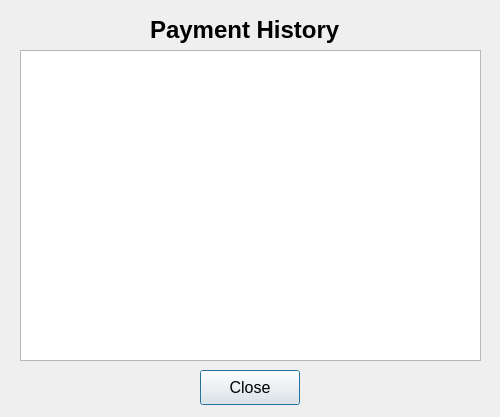
<?xml version="1.0" encoding="UTF-8"?>
<ui version="4.0">
 <class>ViewPaymentsDialog</class>
 <widget class="QDialog" name="ViewPaymentsDialog">
  <property name="geometry">
   <rect>
    <x>0</x>
    <y>0</y>
    <width>500</width>
    <height>417</height>
   </rect>
  </property>
  <property name="font">
   <font>
    <pointsize>12</pointsize>
   </font>
  </property>
  <property name="windowTitle">
   <string>Dialog</string>
  </property>
  <widget class="QTableWidget" name="tablePayments">
   <property name="geometry">
    <rect>
     <x>20</x>
     <y>50</y>
     <width>461</width>
     <height>311</height>
    </rect>
   </property>
  </widget>
  <widget class="QLabel" name="lblTitle">
   <property name="geometry">
    <rect>
     <x>150</x>
     <y>10</y>
     <width>200</width>
     <height>40</height>
    </rect>
   </property>
   <property name="font">
    <font>
     <pointsize>18</pointsize>
     <bold>true</bold>
    </font>
   </property>
   <property name="text">
    <string>Payment History</string>
   </property>
  </widget>
  <widget class="QPushButton" name="btnClose">
   <property name="geometry">
    <rect>
     <x>200</x>
     <y>370</y>
     <width>100</width>
     <height>35</height>
    </rect>
   </property>
   <property name="text">
    <string>Close</string>
   </property>
  </widget>
 </widget>
 <resources/>
 <connections/>
</ui>
